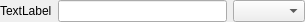
<?xml version="1.0" encoding="UTF-8"?>
<ui version="4.0">
 <class>ColorVal</class>
 <widget class="QWidget" name="ColorVal">
  <property name="geometry">
   <rect>
    <x>0</x>
    <y>0</y>
    <width>305</width>
    <height>22</height>
   </rect>
  </property>
  <property name="sizePolicy">
   <sizepolicy hsizetype="Preferred" vsizetype="MinimumExpanding">
    <horstretch>0</horstretch>
    <verstretch>0</verstretch>
   </sizepolicy>
  </property>
  <property name="windowTitle">
   <string notr="true">Form</string>
  </property>
  <layout class="QHBoxLayout" name="horizontalLayout">
   <property name="leftMargin">
    <number>0</number>
   </property>
   <property name="topMargin">
    <number>0</number>
   </property>
   <property name="rightMargin">
    <number>0</number>
   </property>
   <property name="bottomMargin">
    <number>0</number>
   </property>
   <item>
    <widget class="QLabel" name="valLabel">
     <property name="sizePolicy">
      <sizepolicy hsizetype="Preferred" vsizetype="MinimumExpanding">
       <horstretch>0</horstretch>
       <verstretch>0</verstretch>
      </sizepolicy>
     </property>
     <property name="text">
      <string notr="true">TextLabel</string>
     </property>
    </widget>
   </item>
   <item>
    <widget class="QLineEdit" name="colorW">
     <property name="mouseTracking">
      <bool>false</bool>
     </property>
     <property name="acceptDrops">
      <bool>false</bool>
     </property>
     <property name="readOnly">
      <bool>true</bool>
     </property>
    </widget>
   </item>
   <item>
    <widget class="QComboBox" name="valueBox">
     <property name="sizeAdjustPolicy">
      <enum>QComboBox::AdjustToContents</enum>
     </property>
    </widget>
   </item>
  </layout>
 </widget>
 <resources/>
 <connections/>
</ui>
